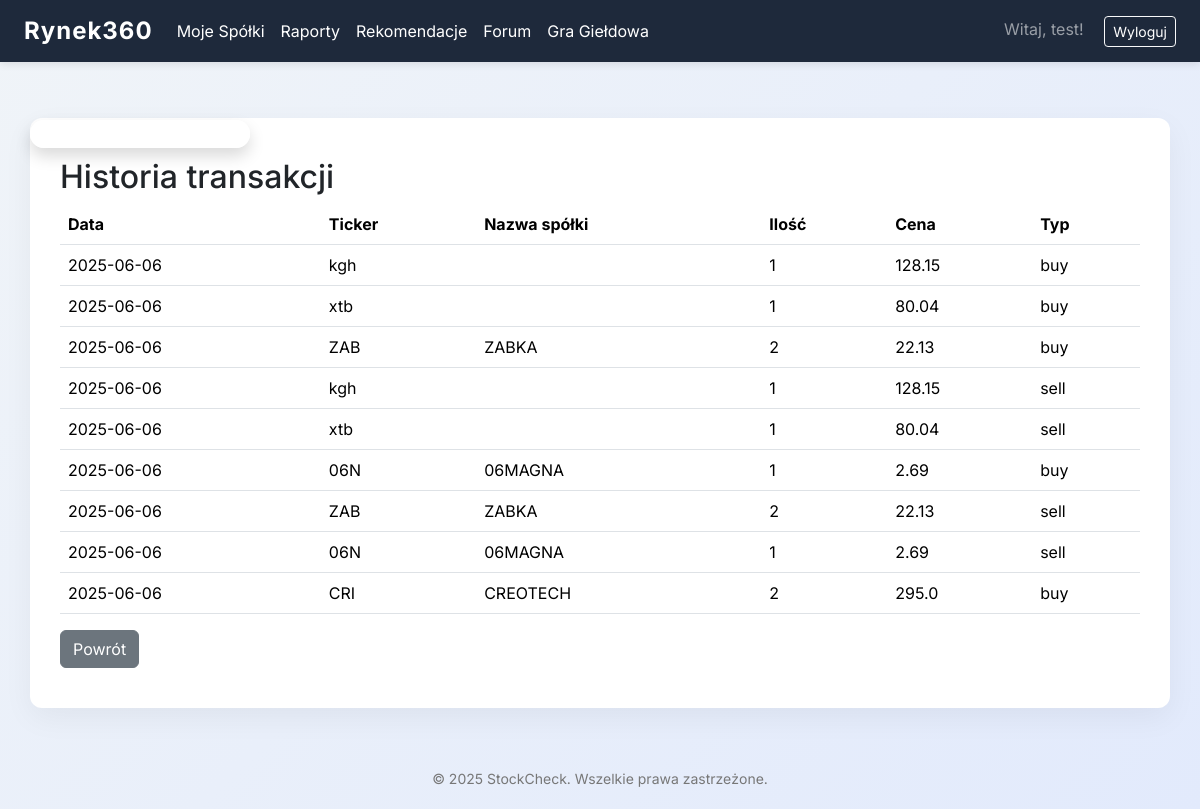
/game/history (signed in), run on the app's committed database.
### myproject/models.py (models this page shows, shortened)
class User(UserMixin, db.Model):
    __tablename__ = 'users'
    id = db.Column(db.Integer, primary_key=True)
    email = db.Column(db.String(64), unique=True, index=True)
    username = db.Column(db.String(64), unique=True, index=True)
    password_hash = db.Column(db.String(128))
    role = db.Column(db.String(20), default="user")  # "user" lub "admin"
    companies = db.relationship('UserCompany', backref='owner', lazy=True)

### myproject/stock_game/models.py (models this page shows)
class GameTransaction(db.Model):
    id = db.Column(db.Integer, primary_key=True)
    portfolio_id = db.Column(db.Integer, db.ForeignKey('game_portfolio.id'))
    ticker = db.Column(db.String(10))
    shares = db.Column(db.Integer)
    price = db.Column(db.Float)
    date = db.Column(db.Date, default=date.today)
    type = db.Column(db.String(10))  # 'buy' lub 'sell'

### myproject/stock_game/views.py (the view)
@bp.route('/history')
@login_required
def history():
    tickers_path = os.path.join(os.path.dirname(__file__), 'tickers.csv')
    names = {}
    with open(tickers_path, newline='', encoding='utf-8') as csvfile:
        reader = csv.DictReader(csvfile)
        for row in reader:
            names[row['ticker']] = row['name']
    db_portfolio = GamePortfolio.query.filter_by(user_id=current_user.id).first()
    transactions = GameTransaction.query.filter_by(portfolio_id=db_portfolio.id).order_by(GameTransaction.date.desc()).all()
    return render_template('stock_game/history.html', transactions=transactions, names=names)

### app.py (called while the page is built)
@login_manager.user_loader
def load_user(user_id):
    return User.query.get(int(user_id))

### myproject/templates/stock_game/history.html
{% extends 'base.html' %}
{% block content %}
<h2>Historia transakcji</h2>
<table class="table">
    <thead>
        <tr>
            <th>Data</th>
            <th>Ticker</th>
            <th>Nazwa spółki</th>
            <th>Ilość</th>
            <th>Cena</th>
            <th>Typ</th>
        </tr>
    </thead>
    <tbody>
        {% for t in transactions %}
        <tr>
            <td>{{ t.date }}</td>
            <td>{{ t.ticker }}</td>
            <td>{{ names[t.ticker] if t.ticker in names else '' }}</td>
            <td>{{ t.shares }}</td>
            <td>{{ t.price }}</td>
            <td>{{ t.type }}</td>
        </tr>
        {% endfor %}
    </tbody>
</table>
<a href="{{ url_for('stock_game.portfolio') }}" class="btn btn-secondary">Powrót</a>
{% endblock %}

### myproject/templates/base.html (shortened to what this page needs)
<!DOCTYPE html>
<html lang="pl">
<head>
    <link href="https://cdn.jsdelivr.net/npm/bootstrap@5.3.3/dist/css/bootstrap.min.css" rel="stylesheet">
    <link href="https://cdnjs.cloudflare.com/ajax/libs/font-awesome/6.0.0/css/all.min.css" rel="stylesheet">
</head>
<body>
    {% if current_user.is_authenticated %}
    <div id="stooq-widget-panel" class="shadow">
    </div>
    {% endif %}
    <nav class="navbar navbar-expand-lg fixed-top navbar-dark">
        <div class="container-fluid px-4">
            <a class="navbar-brand" href="{{ url_for('list_companies') if current_user.is_authenticated else url_for('index') }}">Rynek360</a>
            <div class="collapse navbar-collapse" id="navbarNav">
                <ul class="navbar-nav me-auto">
                    {% if current_user.is_authenticated %}
                        <li class="nav-item">
                            <a class="nav-link" href="{{ url_for('list_companies') }}">Moje Spółki</a>
                        </li>
                        <li class="nav-item">
                            <a class="nav-link" href="{{ url_for('all_reports') }}">Raporty</a>
                        </li>
                        <li class="nav-item">
                            <a class="nav-link" href="{{ url_for('all_recommendations') }}">Rekomendacje</a>
                        </li>
                        <li class="nav-item">
                            <a class="nav-link" href="{{ url_for('forum') }}">Forum</a>
                        </li>
                        <li class="nav-item">
                            <a class="nav-link" href="{{ url_for('stock_game.portfolio') }}">Gra Giełdowa</a>
                        </li>
                    {% endif %}
                </ul>
                <div class="ms-auto">
                    {% if current_user.is_authenticated %}
                        <span class="navbar-text me-3">Witaj, {{ current_user.username }}!</span>
                        <a class="btn btn-outline-light btn-sm" href="{{ url_for('logout') }}">Wyloguj</a>
                    {% else %}
                        <a class="btn btn-outline-light btn-sm me-2" href="{{ url_for('login') }}">Zaloguj</a>
                        <a class="btn btn-light btn-sm" href="{{ url_for('register') }}">Zarejestruj</a>
                    {% endif %}
                </div>
            </div>
        </div>
    </nav>
    <div class="container my-5">
        {% block content %}{% endblock %}
    </div>
    <footer>
        &copy; 2025 StockCheck. Wszelkie prawa zastrzeżone.
    </footer>
</body>
</html>

### myproject/templates/base.html (style rules this page uses)
body { font-family: 'Inter', sans-serif; background: linear-gradient(135deg, #f0f4f8, #e2eafc); margin: 0; padding-top: 70px; }
.navbar { background-color: #1e293b; box-shadow: 0 2px 8px rgba(0,0,0,0.1); }
.navbar-brand { font-weight: 700; font-size: 24px; letter-spacing: 1px; }
.navbar a { color: #ffffff !important; }
.container { background: #ffffff; padding: 40px 30px; border-radius: 12px; box-shadow: 0 10px 30px rgba(0,0,0,0.05); animation: fadeIn 0.7s ease; }
footer { margin-top: 60px; text-align: center; color: #777; font-size: 14px; padding-bottom: 20px; }
#stooq-widget-panel { position: fixed; top: 120px; left: 30px; z-index: 1000; background: rgba(255,255,255,0.95); border-radius: 16px; box-shadow: 0 4px 24px rgba(30,41,59,0.12); padding: 18px 18px 10px 18px; max-width: 340px; min-width: 220px; transition: box-shadow 0.2s; }

### data on the page
User: username "test"
GameTransaction: date "2025-06-06", ticker "kgh", shares "1", price "128.15", type "buy"
GameTransaction: date "2025-06-06", ticker "xtb", shares "1", price "80.04", type "buy"
GameTransaction: date "2025-06-06", ticker "ZAB", ticker "ZABKA", shares "2", price "22.13", type "buy"
GameTransaction: date "2025-06-06", ticker "kgh", shares "1", price "128.15", type "sell"
GameTransaction: date "2025-06-06", ticker "xtb", shares "1", price "80.04", type "sell"
GameTransaction: date "2025-06-06", ticker "06N", ticker "06MAGNA", shares "1", price "2.69", type "buy"
GameTransaction: date "2025-06-06", ticker "ZAB", ticker "ZABKA", shares "2", price "22.13", type "sell"
GameTransaction: date "2025-06-06", ticker "06N", ticker "06MAGNA", shares "1", price "2.69", type "sell"
GameTransaction: date "2025-06-06", ticker "CRI", ticker "CREOTECH", shares "2", price "295.0", type "buy"
